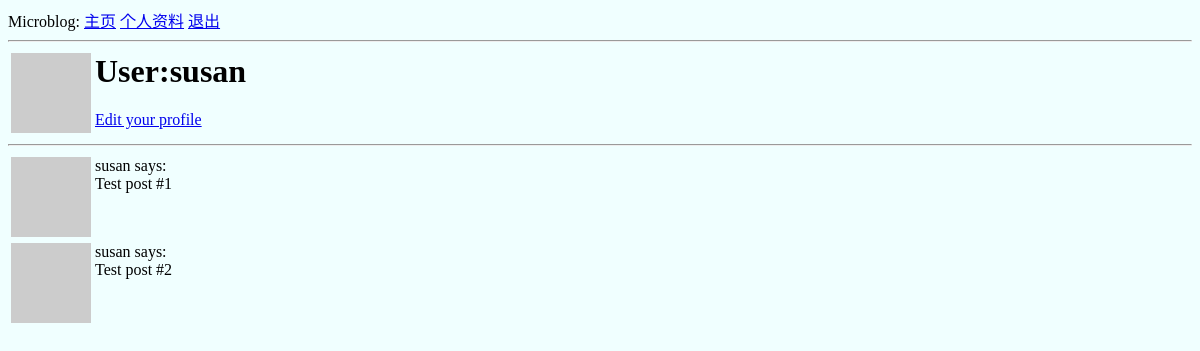
Before: /user/susan (signed in) with the older database file.
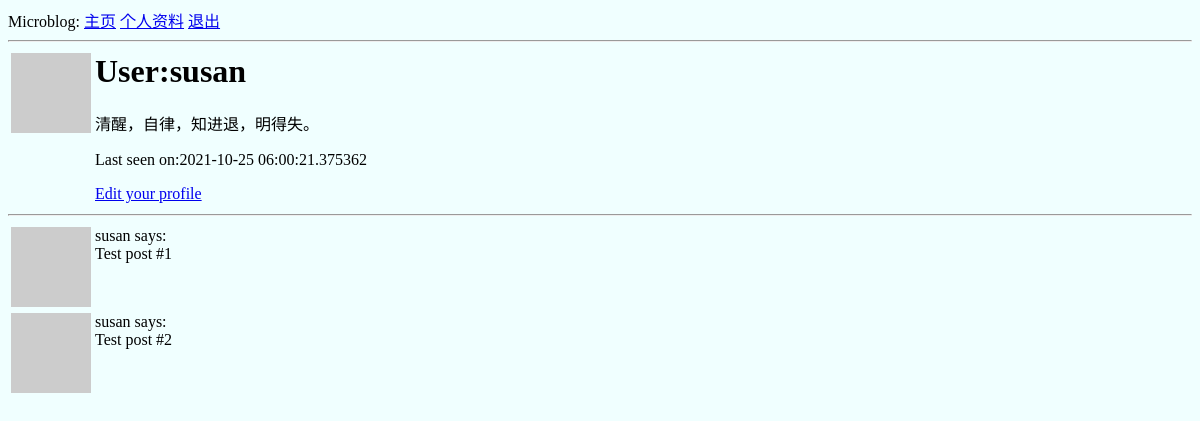
After: the same page with the newer database file.
### app/models.py (models this page shows, shortened)
class User(UserMixin, db.Model):
    about_me = db.Column(db.String(140))
    last_seen = db.Column(db.DateTime, default=datetime.utcnow)
    id = db.Column(db.Integer, primary_key=True)
    username = db.Column(db.String(64), index=True, unique=True)
    email = db.Column(db.String(120), index=True, unique=True)
    password_hash = db.Column(db.String(128))
    posts = db.relationship('Post', backref='author', lazy='dynamic')
    def avatar(self, size):
        digest = md5(self.email.lower().encode('utf-8')).hexdigest()
        return 'https://www.gravatar.com/avatar/{}?d=identicon&s={}'.format(
            digest, size)

### app/routes.py (the view)
@app.route('/user/<username>')
@login_required
def user(username):
    user = User.query.filter_by(username=username).first_or_404()
    posts = [
        {'author': user, 'body': 'Test post #1'},
        {'author': user, 'body': 'Test post #2'}
    ]
    return render_template('user.html', user=user, posts=posts)

### app/models.py (called while the page is built)
@login.user_loader
def load_user(id):
    return User.query.get(int(id))

### app/routes.py (called while the page is built)
@app.before_request  # 访问任意一个函数都会执行这里
def before_request():
    if current_user.is_authenticated:
        current_user.last_seen = datetime.utcnow()
        db.session.commit()

### app/templates/user.html
{% extends "base.html" %}
{% block content %}
<table>
    <tr valign="top">
        <td><img src="{{ user.avatar(128) }}"></td>
        <td>
            <h1>User:{{ user.username }}</h1>
                {% if user.about_me %}
            <p>{{ user.about_me }}</p>
                {% endif %}
                {% if user.last_seen %}
            <p>Last seen on:{{ user.last_seen }}</p>
                {% endif %}
            {% if user == current_user %}
            <p>
                <a href="{{ url_for('edit_profile') }}">Edit your profile</a>
            </p>
            {% endif %}
        </td>
    </tr>
</table>
<hr>
{% for post in posts %}
{% include '_post.html' %}
{% endfor%}
{% endblock%}

### app/templates/base.html (shortened to what this page needs)
<html>
	<head>
	</head>
	<body style="background:azure">
		<div>
			Microblog:
			<a href="{{ url_for('index') }}">主页</a>
			{% if current_user.is_anonymous %}
				<a href="{{ url_for('login') }}">登录</a>
			{% else %}
				<a href="{{ url_for('user', username=current_user.username) }}">个人资料</a>
				<a href="{{ url_for('logout') }}">退出</a>
			{% endif %}
		</div>
		<hr>
		{% block content %}
		{% endblock %}
	</body>
</html>

### app/templates/_post.html
    <table>
        <tr valign="top">
            <td><img src="{{ post.author.avatar(36) }}"></td>
            <td>{{ post.author.username }} says:<br>{{ post.body }}</td>
        </tr>
    </table>

Changed rows visible on the page:
changed User "susan": about_me (not shown) → "清醒，自律，知进退，明得失。"; last_seen (not shown) → "2021-10-25 06:00:21.375362"
Other visible differences:
text now shown: "Last seen on:"
